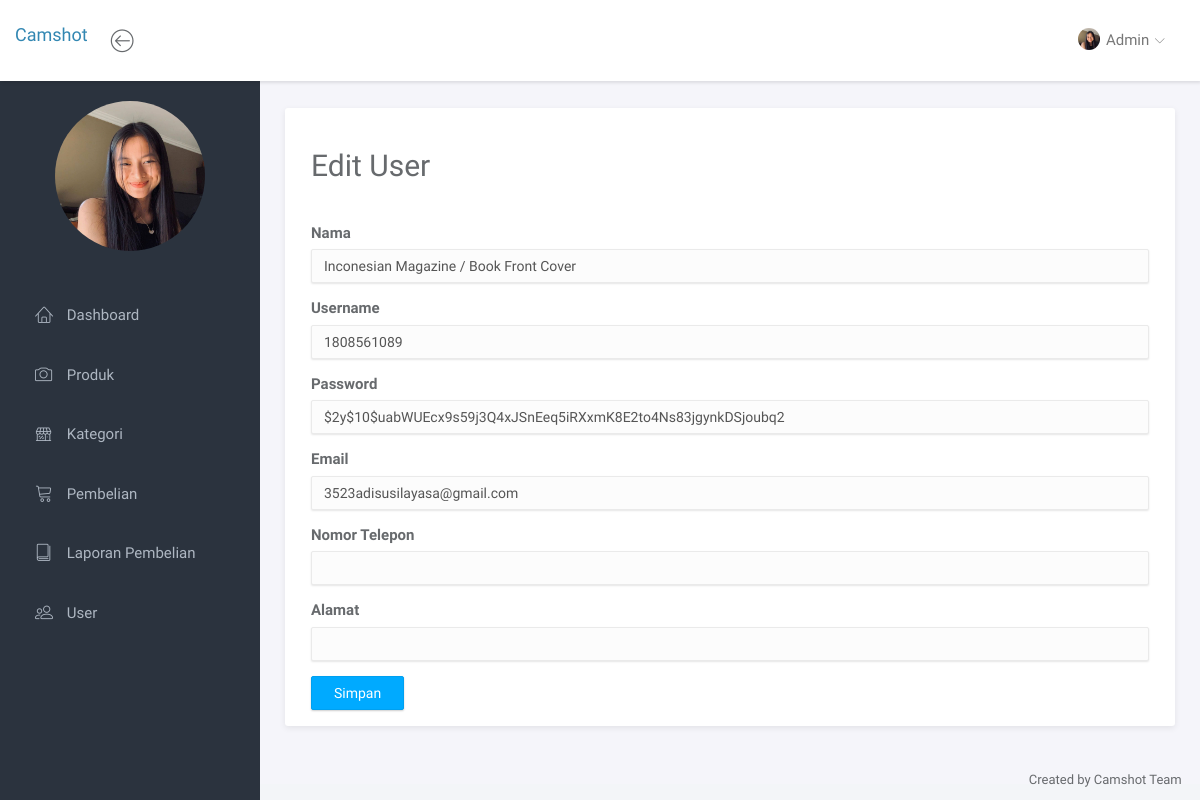
Screenshot of /admin/index.php?halaman=edituser&id=24 (signed in) with the database file from the repository.
### tables this page shows
CREATE TABLE `user` (
  `id_user` int(11) NOT NULL,
  `name` varchar(255) NOT NULL,
  `username` varchar(255) NOT NULL,
  `email` varchar(255) NOT NULL,
  `password` varchar(255) NOT NULL,
  `alamat_user` text NOT NULL,
  `tlp_user` varchar(50) NOT NULL,
  `level` varchar(20) NOT NULL
);

### admin/edituser.php (the view, shortened to what this page needs)
<div class="panel-headline">
    <div class="panel-heading">
        <h2>Edit User</h2>
    </div>
    <div class="panel-body">
        <?php $ambil = $koneksi->query("SELECT * FROM user WHERE id_user='$_GET[id]'");
        $pecah = $ambil->fetch_assoc(); ?>
        <form method="post">
            <div class="form-group">
                <label for="nama_user">Nama</label>
                <input type="text" value="<?= $pecah['name'] ?>" class="form-control" name="nama">
            </div>
            <div class="form-group">
                <label for="username_user">Username</label>
                <input type="text" value="<?= $pecah['username'] ?>" class="form-control" name="username">
            </div>
            <div class="form-group">
                <label for="password_user">Password</label>
                <input type="text" value="<?= $pecah['password'] ?>" class="form-control" name="password">
            </div>
            <div class="form-group">
                <label for="email_user">Email</label>
                <input type="email" value="<?= $pecah['email'] ?>" class="form-control" name="email">
            </div>
            <div class="form-group">
                <label for="tlp_user">Nomor Telepon</label>
                <input type="text" value="<?= $pecah['tlp_user'] ?>" class="form-control" name="tlp">
            </div>
            <div class="form-group">
                <label for="alamat_user">Alamat</label>
                <input type="text" value="<?= $pecah['alamat_user'] ?>" class="form-control" name="alamat">
            </div>
            <button class="btn btn-primary" name="simpan">Simpan</button>
        </form>
    </div>
</div>

### admin/assets/css/main.css (style rules this page uses)
html { position: relative; min-height: 100%; }
body { background-color: #F3F5F8; font-family: "Source Sans Pro", sans-serif; font-size: 15px; color: #676a6d; }
.form-control { -moz-box-shadow: 0px 1px 2px 0 rgba(0, 0, 0, 0.1); -webkit-box-shadow: 0px 1px 2px 0 rgba(0, 0, 0, 0.1); box-shadow: 0px 1px 2px 0 rgba(0, 0, 0, 0.1); -webkit-border-radius: 2px; -moz-border-radius: 2px; border-radius: 2px; border-color: #eaeaea; background-color: #fcfcfc; }
.btn { -webkit-border-radius: 2px; -moz-border-radius: 2px; border-radius: 2px; -moz-box-shadow: 0px 1px 2px 0 rgba(0, 0, 0, 0.2); -webkit-box-shadow: 0px 1px 2px 0 rgba(0, 0, 0, 0.2); box-shadow: 0px 1px 2px 0 rgba(0, 0, 0, 0.2); padding: 6px 22px; }
.btn-primary { background-color: #00AAFF; border-color: #00a0f0; }
.panel .panel-heading, .panel .panel-body, .panel .panel-footer { padding-left: 25px; padding-right: 25px; }
.panel .panel-heading { padding-top: 20px; padding-bottom: 20px; position: relative; }
.panel .panel-body { padding-top: 10px; padding-bottom: 15px; }

### rows the page displays
user: nama "Inconesian Magazine / Book Front Cover", username "1808561089", password "$2y$10$uabWUEcx9s59j3Q4xJSnEeq5iRXxmK8E2to4Ns83jgynkDSjoubq2", email "3523adisusilayasa@gmail.com"
